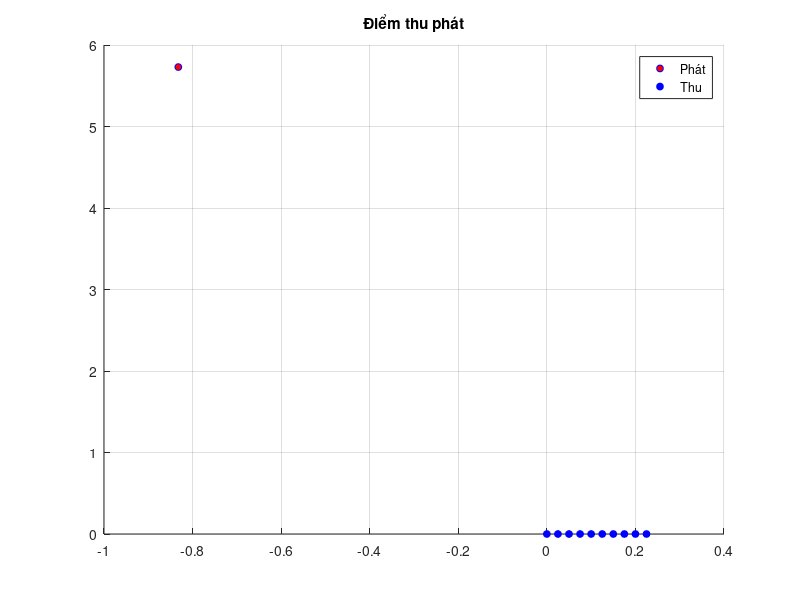

Write MATLAB code to recreate this figure.
clc;clear;load('IR_12.mat');load('VA.mat');hold on;title('Điểm thu phát');grid('on');
%% LOCATION

pos_centers = [0:0.025:(0.025*9); zeros(1,numel( 0:0.025:(0.025*9)))];

M = 10; % Number of antens
startIndexAntenRx = 1;
endIndexAntenRx = startIndexAntenRx+M-1;
Tx = [-used_VAs{1,1}(1,1)  used_VAs{1,1}(2,1)];
%% PLOT
plot(Tx(1), Tx(2), 'bo', 'MarkerSize', 5, 'MarkerFaceColor','r');
plot(pos_centers(1, startIndexAntenRx:endIndexAntenRx), pos_centers(2, startIndexAntenRx:endIndexAntenRx), 'bo', 'MarkerSize', 5, 'MarkerFaceColor','b');
% plot(0, 0, 'bo', 'MarkerSize', 5, 'MarkerFaceColor','c');
legend('Phát','Thu');
% legend('Phát','Thu', 'Gốc tọa độ');
%% Tính toán khoảng cách (tối ưu)
x_tx = Tx(1);
y_tx = Tx(2);

% Lấy toạ độ Rx, đảo ngược thứ tự (nếu muốn giống như code gốc)
x_rx = flip(pos_centers(1, startIndexAntenRx:endIndexAntenRx));
y_rx = flip(pos_centers(2, startIndexAntenRx:endIndexAntenRx));

% Khoảng cách Tx -> Rx
d = hypot(x_tx - x_rx, y_tx - y_rx);    % 1x10
d_cm = 100 * d;

% Khoảng cách Rx liền kề
d_lk = hypot(diff(x_rx), diff(y_rx));   % 1x9
d_lk_cm = 100 * d_lk;

% Chênh lệch khoảng cách Tx->Rx
delta_r = diff(d);                      % 1x9
delta_r_cm = 100 * delta_r;

% Góc gần đúng (xa trường): phi ≈ acos(delta_r/d_lk)
phi = acos(delta_r ./ d_lk);
phi_deg = phi * 180/pi;

%% In kết quả
disp('-----Khoảng cách từ Tx đến 10 Rx-----');
for i = 1:10
    fprintf('r_%d = %.3f cm\n', i, d_cm(i));
end

disp('-----Khoảng cách giữa Rx liền kề-----');
for i = 1:9
    fprintf('rx_%d và rx_%d = %.3f cm\n', i, i+1, d_lk_cm(i));
end

disp('-----Chênh lệch khoảng cách từ 2 Rx liên tiếp đến Tx-----');
for i = 1:9
    fprintf('r_%d - r_%d = %.3f cm\n', i+1, i, delta_r_cm(i));
end

disp('-----------Góc (xấp xỉ) ----------');
for i = 1:9
    fprintf('phi_%d = %.6f rad (%.3f độ)\n', i+1, phi(i), phi_deg(i));
end
